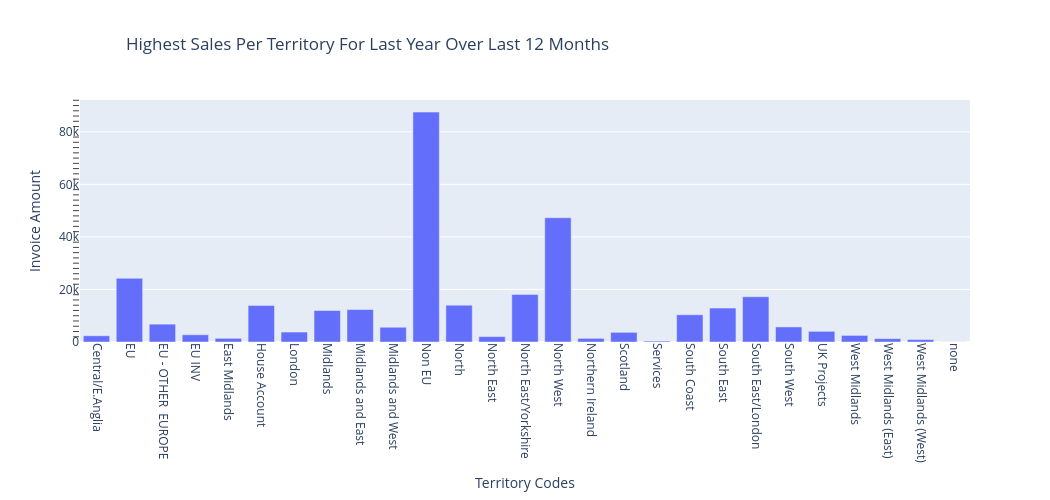

Notebook cell for this chart:
### Markdown cell above
## Hypothesis 1

What were the highest sales per territory for last year?

### Code cell
#visualisation for hypothesis 1 - what were the highest sales per territory for last year?

#filter DataFrame for last 12 months
dfSales_DataSet_Filtered = dfSales_DataSet_Work[dfSales_DataSet_Work["Year"] == dfSales_DataSet_Work["Year"].max() -1]

#create new DataFrame with one TerritoryCodes entry per YearMonth with the MAX InvoiceAmt in it
dfSales_DataSet_Temp = dfSales_DataSet_Filtered.groupby(["TerritoryCodes"], as_index=False)["InvoiceAmt"].max()      
                                                    
       
fig = px.bar(dfSales_DataSet_Temp,
        x="TerritoryCodes",
        y="InvoiceAmt",
        title="Highest Sales Per Territory For Last Year Over Last 12 Months",
        labels={
        "TerritoryCodes": "Territory Codes",
        "InvoiceAmt": "Invoice Amount"
        },
        #set plot size
        height=500,
        width=1050,
    )

fig.update_layout(title_x = 0.35,             #make axis labels readable
        xaxis=dict(tickangle=90),
        )
fig.update_yaxes(minor=dict(
        ticks="outside",
        ticklen=6,
        dtick=2000
        ))

fig.show()                   
print("Highest Sales Per Territory For Last Year Over Last 12 Months") 
print("=" * len("Highest Sales Per Territory For Last Year Over Last 12 Months"))
dfSales_DataSet_Temp

### Figure 1 — Plotly figure (JSON) as saved in the notebook; plotly's stock layout.template omitted (floating-point values rounded to 4 significant figures)
{"data": [{"hovertemplate": "Territory Codes=%{x}<br>Invoice Amount=%{y}<extra></extra>", "legendgroup": "", "marker": {"color": "#636efa", "pattern": {"shape": ""}}, "name": "", "orientation": "v", "showlegend": false, "textposition": "auto", "type": "bar", "x": ["Central/E.Anglia", "EU", "EU - OTHER  EUROPE", "EU INV", "East Midlands", "House Account", "London", "Midlands", "Midlands and East", "Midlands and West", "Non EU", "North", "North East", "North East/Yorkshire", "North West", "Northern Ireland", "Scotland", "Services", "South Coast", "South East", "South East/London", "South West", "UK Projects", "West Midlands", "West Midlands (East)", "West Midlands (West)", "none"], "xaxis": "x", "y": [2374.0, 24240.0, 6792.0, 2750.0, 1402.0, 13930.0, 3789.0, 11980.0, 12350.0, 5615.0, 87500.0, 14020.0, 2055.0, 18090.0, 47300.0, 1391.0, 3677.0, 365.0, 10360.0, 12920.0, 17210.0, 5733.0, 4062.0, 2507.0, 1278.0, 928.0, 30.08], "yaxis": "y"}], "layout": {"barmode": "relative", "height": 500, "legend": {"tracegroupgap": 0}, "title": {"text": "Highest Sales Per Territory For Last Year Over Last 12 Months", "x": 0.35}, "width": 1050, "xaxis": {"anchor": "y", "domain": [0, 1], "tickangle": 90, "title": {"text": "Territory Codes"}}, "yaxis": {"anchor": "x", "domain": [0, 1], "minor": {"dtick": 2000, "ticklen": 6, "ticks": "outside"}, "title": {"text": "Invoice Amount"}}}}
